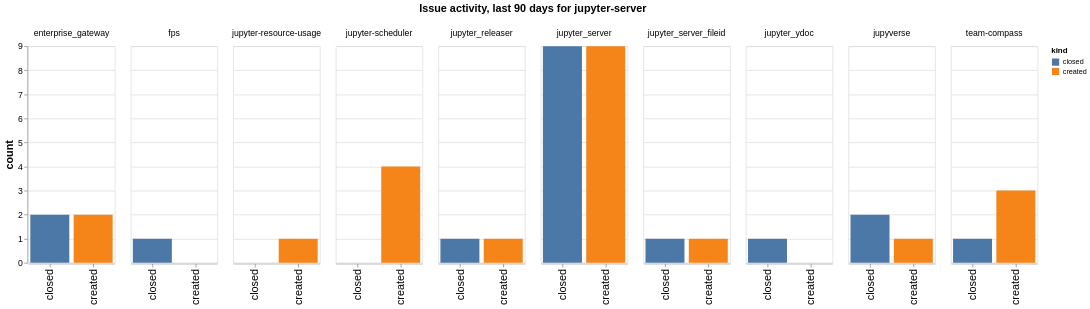

Notebook code for this chart:
### Code cell
charts = []
# Pick the top 10 repositories
top_repos = created_closed.groupby(['repo']).sum().sort_values(by='count', ascending=False).head(10).index
ch = alt.Chart(created_closed.query('repo in @top_repos'), width=120).mark_bar().encode(
    x=alt.X("kind", axis=alt.Axis(labelFontSize=15, title="")), 
    y=alt.Y('count', axis=alt.Axis(titleFontSize=15, labelFontSize=12)),
    color='kind',
    column=alt.Column("repo", header=alt.Header(title=f"Issue activity, last {n_days} days for {github_org}", titleFontSize=15, labelFontSize=12))
)
ch

### Figure 1 — Vega-Lite specification as saved in the notebook (floating-point values rounded to 4 significant figures)
{"config": {"axisLeft": {"labelFontSize": 15}, "axisBottom": {"labelFontSize": 15}}, "data": {"name": "data-296be8ba487b44bf84298b77af0a0444"}, "mark": {"type": "bar"}, "encoding": {"color": {"field": "kind", "type": "nominal"}, "column": {"field": "repo", "header": {"labelFontSize": 12, "title": "Issue activity, last 90 days for jupyter-server", "titleFontSize": 15}, "type": "nominal"}, "x": {"axis": {"labelFontSize": 15, "title": ""}, "field": "kind", "type": "nominal"}, "y": {"axis": {"labelFontSize": 12, "titleFontSize": 15}, "field": "count", "type": "quantitative"}}, "width": 120, "$schema": "https://vega.github.io/schema/vega-lite/v5.20.1.json", "datasets": {"data-296be8ba487b44bf84298b77af0a0444": [{"org": "jupyter-server", "repo": "enterprise_gateway", "kind": "created", "count": 2.0}, {"org": "jupyter-server", "repo": "fps", "kind": "created", "count": 0.0}, {"org": "jupyter-server", "repo": "jupyter-resource-usage", "kind": "created", "count": 1.0}, {"org": "jupyter-server", "repo": "jupyter-scheduler", "kind": "created", "count": 4.0}, {"org": "jupyter-server", "repo": "jupyter_releaser", "kind": "created", "count": 1.0}, {"org": "jupyter-server", "repo": "jupyter_server", "kind": "created", "count": 9.0}, {"org": "jupyter-server", "repo": "jupyter_server_fileid", "kind": "created", "count": 1.0}, {"org": "jupyter-server", "repo": "jupyter_ydoc", "kind": "created", "count": 0.0}, {"org": "jupyter-server", "repo": "jupyverse", "kind": "created", "count": 1.0}, {"org": "jupyter-server", "repo": "team-compass", "kind": "created", "count": 3.0}, {"org": "jupyter-server", "repo": "enterprise_gateway", "kind": "closed", "count": 2.0}, {"org": "jupyter-server", "repo": "fps", "kind": "closed", "count": 1.0}, {"org": "jupyter-server", "repo": "jupyter-resource-usage", "kind": "closed", "count": 0.0}, {"org": "jupyter-server", "repo": "jupyter-scheduler", "kind": "closed", "count": 0.0}, {"org": "jupyter-server", "repo": "jupyter_releaser", "kind": "closed", "count": 1.0}, {"org": "jupyter-server", "repo": "jupyter_server", "kind": "closed", "count": 9.0}, {"org": "jupyter-server", "repo": "jupyter_server_fileid", "kind": "closed", "count": 1.0}, {"org": "jupyter-server", "repo": "jupyter_ydoc", "kind": "closed", "count": 1.0}, {"org": "jupyter-server", "repo": "jupyverse", "kind": "closed", "count": 2.0}, {"org": "jupyter-server", "repo": "team-compass", "kind": "closed", "count": 1.0}]}}
